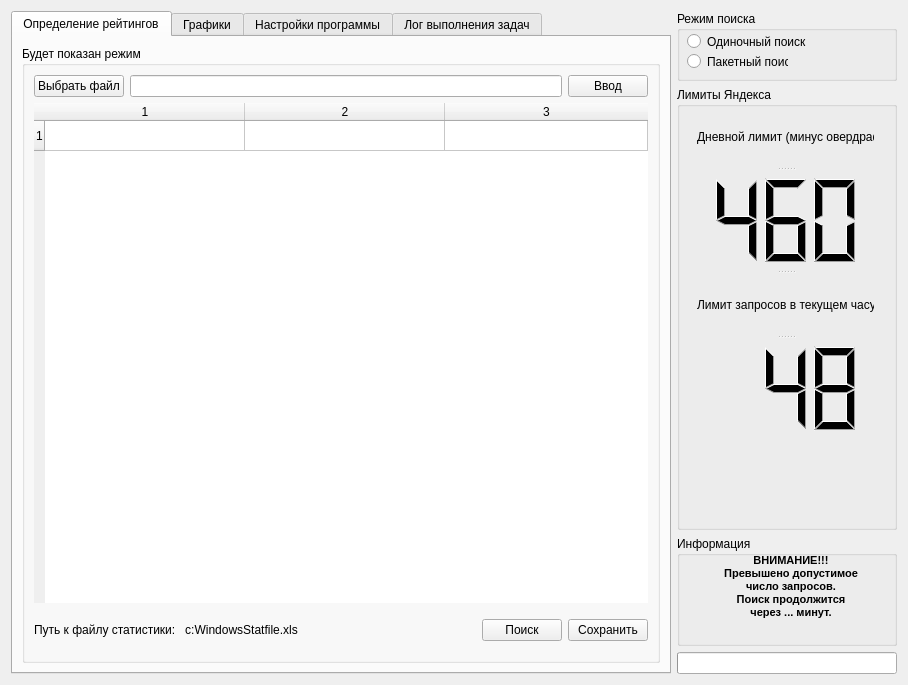
<?xml version="1.0" encoding="UTF-8"?>
<ui version="4.0">
 <class>YaP</class>
 <widget class="QWidget" name="YaP">
  <property name="enabled">
   <bool>true</bool>
  </property>
  <property name="geometry">
   <rect>
    <x>0</x>
    <y>0</y>
    <width>908</width>
    <height>685</height>
   </rect>
  </property>
  <property name="sizePolicy">
   <sizepolicy hsizetype="Maximum" vsizetype="Maximum">
    <horstretch>50</horstretch>
    <verstretch>50</verstretch>
   </sizepolicy>
  </property>
  <property name="minimumSize">
   <size>
    <width>800</width>
    <height>600</height>
   </size>
  </property>
  <property name="sizeIncrement">
   <size>
    <width>0</width>
    <height>0</height>
   </size>
  </property>
  <property name="windowTitle">
   <string>Form</string>
  </property>
  <layout class="QGridLayout" name="gridLayout">
   <item row="4" column="2">
    <widget class="QProgressBar" name="progressBar">
     <property name="sizePolicy">
      <sizepolicy hsizetype="Minimum" vsizetype="Preferred">
       <horstretch>0</horstretch>
       <verstretch>0</verstretch>
      </sizepolicy>
     </property>
     <property name="value">
      <number>0</number>
     </property>
     <property name="textVisible">
      <bool>false</bool>
     </property>
    </widget>
   </item>
   <item row="1" column="2">
    <widget class="QGroupBox" name="groupBox_limits">
     <property name="sizePolicy">
      <sizepolicy hsizetype="Fixed" vsizetype="MinimumExpanding">
       <horstretch>0</horstretch>
       <verstretch>0</verstretch>
      </sizepolicy>
     </property>
     <property name="minimumSize">
      <size>
       <width>220</width>
       <height>340</height>
      </size>
     </property>
     <property name="title">
      <string>Лимиты Яндекса</string>
     </property>
     <widget class="QSplitter" name="splitter_gb_limits">
      <property name="geometry">
       <rect>
        <x>20</x>
        <y>20</y>
        <width>177</width>
        <height>331</height>
       </rect>
      </property>
      <property name="orientation">
       <enum>Qt::Vertical</enum>
      </property>
      <widget class="QLabel" name="label_day_limit">
       <property name="text">
        <string>Дневной лимит (минус овердрафт)</string>
       </property>
      </widget>
      <widget class="QLCDNumber" name="lcdNumber_day_limit">
       <property name="font">
        <font>
         <pointsize>18</pointsize>
         <weight>50</weight>
         <bold>false</bold>
        </font>
       </property>
       <property name="frameShape">
        <enum>QFrame::NoFrame</enum>
       </property>
       <property name="digitCount">
        <number>3</number>
       </property>
       <property name="segmentStyle">
        <enum>QLCDNumber::Filled</enum>
       </property>
       <property name="intValue" stdset="0">
        <number>460</number>
       </property>
      </widget>
      <widget class="QLabel" name="label_hour_limit">
       <property name="text">
        <string>Лимит запросов в текущем часу</string>
       </property>
      </widget>
      <widget class="QLCDNumber" name="lcdNumber_hour_limit">
       <property name="font">
        <font>
         <pointsize>18</pointsize>
         <weight>50</weight>
         <bold>false</bold>
        </font>
       </property>
       <property name="frameShape">
        <enum>QFrame::NoFrame</enum>
       </property>
       <property name="digitCount">
        <number>3</number>
       </property>
       <property name="segmentStyle">
        <enum>QLCDNumber::Filled</enum>
       </property>
       <property name="intValue" stdset="0">
        <number>48</number>
       </property>
      </widget>
     </widget>
    </widget>
   </item>
   <item row="2" column="2" rowspan="2">
    <widget class="QGroupBox" name="groupBox_info">
     <property name="sizePolicy">
      <sizepolicy hsizetype="Preferred" vsizetype="Expanding">
       <horstretch>0</horstretch>
       <verstretch>0</verstretch>
      </sizepolicy>
     </property>
     <property name="minimumSize">
      <size>
       <width>0</width>
       <height>110</height>
      </size>
     </property>
     <property name="maximumSize">
      <size>
       <width>16777215</width>
       <height>150</height>
      </size>
     </property>
     <property name="title">
      <string>Информация</string>
     </property>
     <widget class="QLabel" name="label_info">
      <property name="geometry">
       <rect>
        <x>20</x>
        <y>10</y>
        <width>188</width>
        <height>81</height>
       </rect>
      </property>
      <property name="font">
       <font>
        <pointsize>8</pointsize>
        <weight>75</weight>
        <italic>false</italic>
        <bold>true</bold>
       </font>
      </property>
      <property name="text">
       <string>ВНИМАНИЕ!!!
Превышено допустимое
число запросов.
Поиск продолжится
через ... минут.</string>
      </property>
      <property name="textFormat">
       <enum>Qt::AutoText</enum>
      </property>
      <property name="scaledContents">
       <bool>false</bool>
      </property>
      <property name="alignment">
       <set>Qt::AlignCenter</set>
      </property>
     </widget>
    </widget>
   </item>
   <item row="0" column="1" rowspan="5">
    <widget class="QTabWidget" name="tabWidget">
     <property name="sizePolicy">
      <sizepolicy hsizetype="Preferred" vsizetype="Preferred">
       <horstretch>0</horstretch>
       <verstretch>0</verstretch>
      </sizepolicy>
     </property>
     <property name="currentIndex">
      <number>0</number>
     </property>
     <widget class="QWidget" name="tab">
      <attribute name="title">
       <string>Определение рейтингов</string>
      </attribute>
      <layout class="QHBoxLayout" name="horizontalLayout">
       <item>
        <widget class="QGroupBox" name="groupBox_main">
         <property name="sizePolicy">
          <sizepolicy hsizetype="Minimum" vsizetype="Minimum">
           <horstretch>255</horstretch>
           <verstretch>255</verstretch>
          </sizepolicy>
         </property>
         <property name="minimumSize">
          <size>
           <width>530</width>
           <height>600</height>
          </size>
         </property>
         <property name="sizeIncrement">
          <size>
           <width>600</width>
           <height>0</height>
          </size>
         </property>
         <property name="title">
          <string>Будет показан режим</string>
         </property>
         <property name="flat">
          <bool>false</bool>
         </property>
         <property name="checkable">
          <bool>false</bool>
         </property>
         <layout class="QGridLayout" name="gridLayout_2">
          <item row="0" column="0">
           <widget class="QPushButton" name="btn_fileopen">
            <property name="sizePolicy">
             <sizepolicy hsizetype="Fixed" vsizetype="Fixed">
              <horstretch>0</horstretch>
              <verstretch>0</verstretch>
             </sizepolicy>
            </property>
            <property name="text">
             <string>Выбрать файл</string>
            </property>
           </widget>
          </item>
          <item row="0" column="3">
           <widget class="QPushButton" name="btn_search">
            <property name="sizePolicy">
             <sizepolicy hsizetype="Fixed" vsizetype="Fixed">
              <horstretch>0</horstretch>
              <verstretch>0</verstretch>
             </sizepolicy>
            </property>
            <property name="text">
             <string>Ввод</string>
            </property>
           </widget>
          </item>
          <item row="1" column="0" colspan="4">
           <widget class="QTableWidget" name="table_results">
            <property name="sizePolicy">
             <sizepolicy hsizetype="Minimum" vsizetype="Minimum">
              <horstretch>255</horstretch>
              <verstretch>255</verstretch>
             </sizepolicy>
            </property>
            <property name="minimumSize">
             <size>
              <width>500</width>
              <height>496</height>
             </size>
            </property>
            <property name="frameShape">
             <enum>QFrame::NoFrame</enum>
            </property>
            <property name="midLineWidth">
             <number>1</number>
            </property>
            <property name="alternatingRowColors">
             <bool>true</bool>
            </property>
            <property name="sortingEnabled">
             <bool>true</bool>
            </property>
            <property name="rowCount">
             <number>1</number>
            </property>
            <property name="columnCount">
             <number>3</number>
            </property>
            <attribute name="horizontalHeaderCascadingSectionResizes">
             <bool>true</bool>
            </attribute>
            <attribute name="horizontalHeaderDefaultSectionSize">
             <number>200</number>
            </attribute>
            <attribute name="horizontalHeaderMinimumSectionSize">
             <number>31</number>
            </attribute>
            <attribute name="horizontalHeaderShowSortIndicator" stdset="0">
             <bool>true</bool>
            </attribute>
            <attribute name="horizontalHeaderStretchLastSection">
             <bool>true</bool>
            </attribute>
            <attribute name="verticalHeaderCascadingSectionResizes">
             <bool>false</bool>
            </attribute>
            <row/>
            <column/>
            <column/>
            <column/>
           </widget>
          </item>
          <item row="2" column="0" colspan="2">
           <widget class="QLabel" name="label_filepath">
            <property name="minimumSize">
             <size>
              <width>0</width>
              <height>42</height>
             </size>
            </property>
            <property name="text">
             <string>Путь к файлу статистики:   c:WindowsStatfile.xls</string>
            </property>
           </widget>
          </item>
          <item row="2" column="2">
           <widget class="QPushButton" name="btn_search_2">
            <property name="sizePolicy">
             <sizepolicy hsizetype="Fixed" vsizetype="Fixed">
              <horstretch>0</horstretch>
              <verstretch>0</verstretch>
             </sizepolicy>
            </property>
            <property name="sizeIncrement">
             <size>
              <width>0</width>
              <height>0</height>
             </size>
            </property>
            <property name="text">
             <string>Поиск</string>
            </property>
           </widget>
          </item>
          <item row="2" column="3">
           <widget class="QPushButton" name="btn_save">
            <property name="sizePolicy">
             <sizepolicy hsizetype="Fixed" vsizetype="Fixed">
              <horstretch>0</horstretch>
              <verstretch>0</verstretch>
             </sizepolicy>
            </property>
            <property name="maximumSize">
             <size>
              <width>16777215</width>
              <height>16777215</height>
             </size>
            </property>
            <property name="text">
             <string>Сохранить</string>
            </property>
           </widget>
          </item>
          <item row="0" column="1" colspan="2">
           <widget class="QLineEdit" name="lineEdit_single_query">
            <property name="sizePolicy">
             <sizepolicy hsizetype="MinimumExpanding" vsizetype="Fixed">
              <horstretch>0</horstretch>
              <verstretch>0</verstretch>
             </sizepolicy>
            </property>
            <property name="minimumSize">
             <size>
              <width>37</width>
              <height>0</height>
             </size>
            </property>
           </widget>
          </item>
         </layout>
        </widget>
       </item>
      </layout>
     </widget>
     <widget class="QWidget" name="tab_2">
      <attribute name="title">
       <string>Графики</string>
      </attribute>
      <layout class="QGridLayout" name="gridLayout_3">
       <item row="0" column="0">
        <widget class="QLabel" name="label">
         <property name="maximumSize">
          <size>
           <width>90</width>
           <height>16777215</height>
          </size>
         </property>
         <property name="text">
          <string>Ключевая фраза:</string>
         </property>
        </widget>
       </item>
       <item row="0" column="1">
        <widget class="QLabel" name="label_2">
         <property name="text">
          <string>TextLabel</string>
         </property>
        </widget>
       </item>
       <item row="0" column="2">
        <widget class="QLabel" name="label_3">
         <property name="maximumSize">
          <size>
           <width>80</width>
           <height>16777215</height>
          </size>
         </property>
         <property name="text">
          <string>В диапазоне от </string>
         </property>
        </widget>
       </item>
       <item row="0" column="3">
        <widget class="QDateEdit" name="dateEdit_2">
         <property name="maximumSize">
          <size>
           <width>80</width>
           <height>16777215</height>
          </size>
         </property>
        </widget>
       </item>
       <item row="0" column="4">
        <widget class="QLabel" name="label_4">
         <property name="maximumSize">
          <size>
           <width>15</width>
           <height>16777215</height>
          </size>
         </property>
         <property name="text">
          <string>до</string>
         </property>
        </widget>
       </item>
       <item row="0" column="5">
        <widget class="QDateEdit" name="dateEdit">
         <property name="maximumSize">
          <size>
           <width>80</width>
           <height>16777215</height>
          </size>
         </property>
        </widget>
       </item>
       <item row="1" column="0" colspan="6">
        <widget class="QGraphicsView" name="graphicsView"/>
       </item>
      </layout>
     </widget>
     <widget class="QWidget" name="tab_3">
      <attribute name="title">
       <string>Настройки программы</string>
      </attribute>
      <widget class="QCheckBox" name="checkBox">
       <property name="geometry">
        <rect>
         <x>20</x>
         <y>20</y>
         <width>211</width>
         <height>21</height>
        </rect>
       </property>
       <property name="text">
        <string>Удалять предыдущие результаты</string>
       </property>
      </widget>
     </widget>
     <widget class="QWidget" name="tab_4">
      <attribute name="title">
       <string>Лог выполнения задач</string>
      </attribute>
      <layout class="QGridLayout" name="gridLayout_4">
       <item row="0" column="0">
        <widget class="QTextEdit" name="textEdit"/>
       </item>
      </layout>
     </widget>
    </widget>
   </item>
   <item row="0" column="2">
    <widget class="QGroupBox" name="groupBox_mode">
     <property name="sizePolicy">
      <sizepolicy hsizetype="Fixed" vsizetype="Fixed">
       <horstretch>0</horstretch>
       <verstretch>0</verstretch>
      </sizepolicy>
     </property>
     <property name="minimumSize">
      <size>
       <width>220</width>
       <height>70</height>
      </size>
     </property>
     <property name="title">
      <string>Режим поиска</string>
     </property>
     <widget class="QRadioButton" name="radioButton_single_mode">
      <property name="geometry">
       <rect>
        <x>10</x>
        <y>20</y>
        <width>131</width>
        <height>21</height>
       </rect>
      </property>
      <property name="text">
       <string>Одиночный поиск</string>
      </property>
     </widget>
     <widget class="QRadioButton" name="radioButton_file_mode">
      <property name="geometry">
       <rect>
        <x>10</x>
        <y>40</y>
        <width>101</width>
        <height>21</height>
       </rect>
      </property>
      <property name="text">
       <string>Пакетный поиск</string>
      </property>
     </widget>
    </widget>
   </item>
  </layout>
 </widget>
 <resources/>
 <connections/>
</ui>
